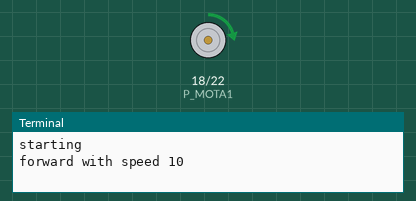
A program run on a simulated Raspberry Pi (header pin numbers). On the bench: motor-driver pin pairs drawn as motors (green arrow = first pin HIGH = forward, orange = second pin HIGH = backward, longer = more drive), the last lines printed to the terminal.

Above: at 0.1 s.
At 8.1 s:
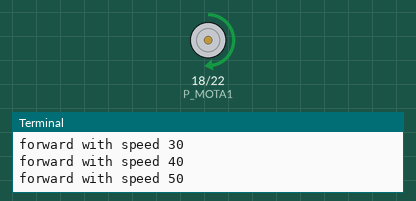
At 18.1 s:
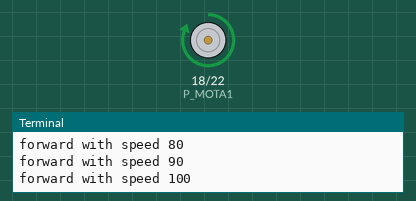
At 38.1 s:
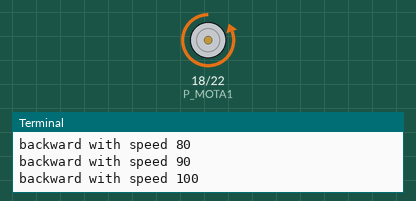
Timing chart, 0 to 39.6 s (numbered marks = the images above):
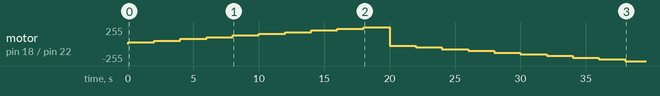

Measured:
- by itself, motor on pin 18 (P_MOTA1) / pin 22 (P_MOTA2): rises from stopped to forward 255/255 in 18.0 s, then falls to backward 255/255 in 20.0 s

The program:

Motor2.py
```python
# Motor2.py
# Motor speed & direction

import RPi.GPIO as GPIO
import time

P_MOTA1 = 18
P_MOTA2 = 22
fPWM = 50  # Hz (not higher with software PWM)

def forward(speed):
    pwm1.ChangeDutyCycle(speed)
    pwm2.ChangeDutyCycle(0)

def backward(speed):
    pwm1.ChangeDutyCycle(0)
    pwm2.ChangeDutyCycle(speed)

def stop():
    pwm1.ChangeDutyCycle(0)
    pwm2.ChangeDutyCycle(0)

def setup():
    global pwm1, pwm2
    GPIO.setmode(GPIO.BOARD)
    GPIO.setup(P_MOTA1, GPIO.OUT)
    pwm1 = GPIO.PWM(P_MOTA1, fPWM)
    pwm1.start(0)
    GPIO.setup(P_MOTA2, GPIO.OUT)
    pwm2 = GPIO.PWM(P_MOTA2, fPWM)
    pwm2.start(0)

print("starting")
setup()
for speed in range(10, 101, 10):
    print("forward with speed", speed)
    forward(speed)
    time.sleep(2)
for speed in range(10, 101, 10):
    print("backward with speed", speed)
    backward(speed)
    time.sleep(2)
print("stopping")
stop()
GPIO.cleanup()
print("done")
```
